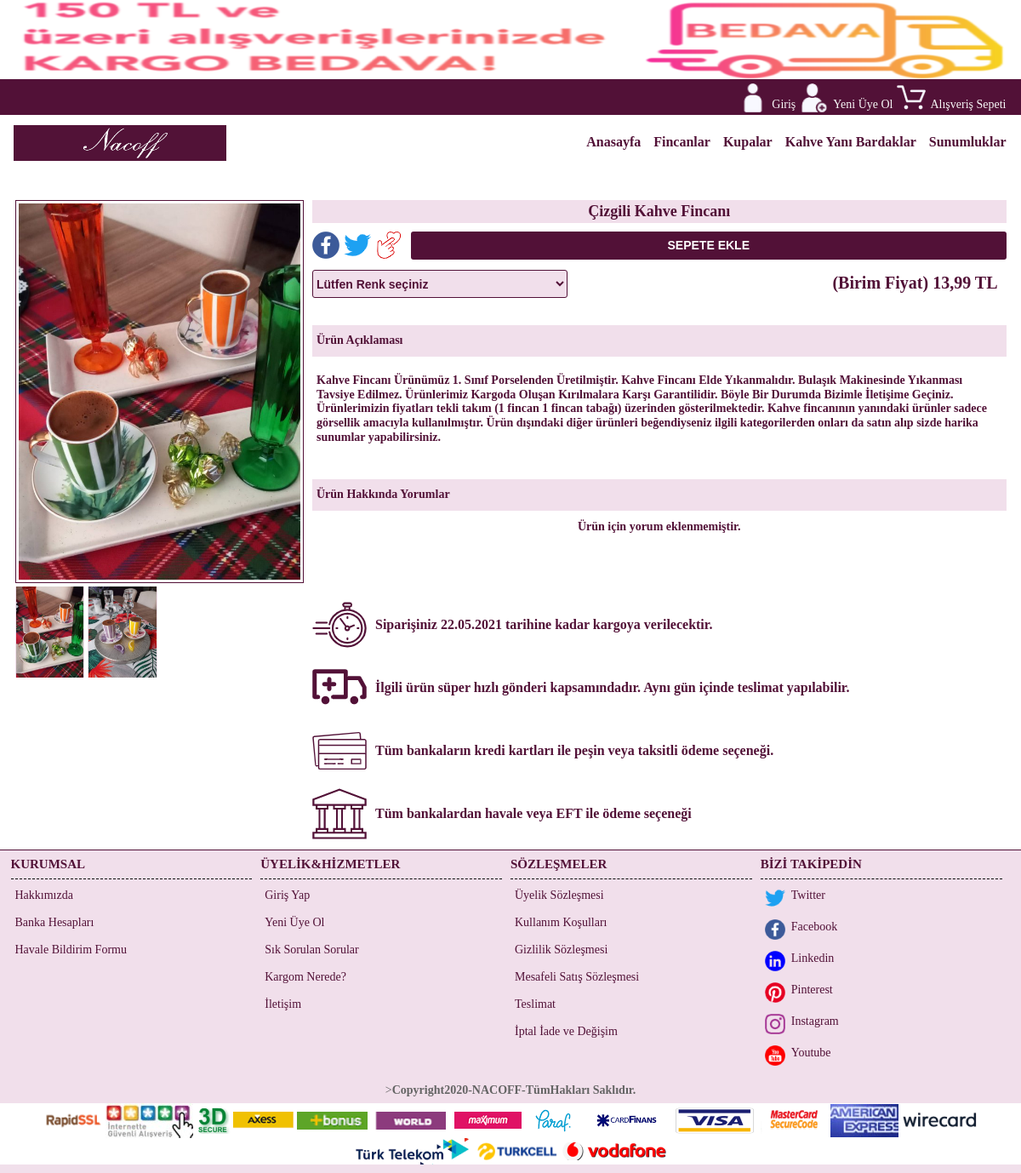
Screenshot of /index.php?sk=83&ID=39 with the database file from the repository.
### tables this page shows
CREATE TABLE `urunler` (
  `id` int(11) NOT NULL,
  `MenuId` int(11) NOT NULL,
  `UrunAdi` varchar(250) NOT NULL,
  `UrunFiyati` double NOT NULL,
  `ParaBirimi` varchar(250) NOT NULL,
  `UrunAciklamasi` text NOT NULL,
  `UrunResmiBir` varchar(250) NOT NULL,
  `UrunResmiIki` varchar(250) NOT NULL,
  `UrunResmiUc` varchar(250) NOT NULL,
  `UrunResmi4` varchar(250) NOT NULL,
  `Durumu` tinyint(1) NOT NULL,
  `ToplamSatisSayisi` int(10) NOT NULL,
  `ToplamSatisTutari` double NOT NULL,
  `GoruntulenmeSayisi` int(10) NOT NULL,
  `VaryantBasligi` varchar(50) NOT NULL,
  `KDVOrani` int(2) NOT NULL,
  `YorumSayisi` tinyint(1) NOT NULL,
  `ToplamYorumPuani` int(110) NOT NULL,
  `UrunTuru` varchar(100) NOT NULL,
  `KargoUcreti` double NOT NULL
);

CREATE TABLE `ayarlar` (
  `id` tinyint(1) NOT NULL,
  `SiteAdi` varchar(50) NOT NULL,
  `SiteTitle` varchar(60) NOT NULL,
  `SiteLinki` varchar(255) NOT NULL,
  `SiteDescription` text NOT NULL,
  `SiteKeywords` varchar(250) NOT NULL,
  `SiteCopyRightMetni` varchar(250) NOT NULL,
  `SiteLogo` varchar(50) NOT NULL,
  `SiteMail` varchar(50) NOT NULL,
  `SiteMailSifre` varchar(50) NOT NULL,
  `SiteHostAdresi` varchar(250) NOT NULL,
  `sosyal_link_face` varchar(200) NOT NULL,
  `sosyal_link_twit` varchar(200) NOT NULL,
  `sosyal_link_linked` varchar(200) NOT NULL,
  `sosyal_link_ins` varchar(200) NOT NULL,
  `sosyal_link_pint` varchar(200) NOT NULL,
  `sosyal_link_you` varchar(200) NOT NULL,
  `UsdKuru` double NOT NULL,
  `EuroKuru` double NOT NULL,
  `UcretsizKargoBaraji` double NOT NULL,
  `ClientID` varchar(100) NOT NULL,
  `StoreKey` varchar(100) NOT NULL,
  `ApiKullanicisi` varchar(100) NOT NULL,
  `ApiSifresi` varchar(100) NOT NULL
);

### index.php (the view, shortened to what the rows shown need)
<?php
  require_once("ayarlar/ayarlar.php");
  require_once("ayarlar/fonksiyonlar.php");
  if (isset($_REQUEST["sk"])) {
    $sayfakoduDegeri=sayiliIcerikleriFiltrele($_REQUEST["sk"]);
  }else{
    $sayfakoduDegeri=0;
  }
?>
<!DOCTYPE html>
<html lang="tr-TR">
<head>
	<link rel="stylesheet" type="text/css" href="ayarlar/style.css">
  <link rel="stylesheet" href="https://stackpath.bootstrapcdn.com/font-awesome/4.7.0/css/font-awesome.min.css">
</head>
<body>
  <div id="TumSayfaAlani">
<main>
               <?php
                 if((!$sayfakoduDegeri) or ($sayfakoduDegeri=="") or ($sayfakoduDegeri==0)){
                    include($sayfa[0]);
                 }else{
                     include($sayfa[$sayfakoduDegeri]);
                 }
                ?>
</main>
<footer>
  <div id="footerAltMetniAlani">
    <div id="footerAltMetniSinirlamaAlani">
      ><?php echo "<b>".DonusumleriGeriDondur($copyMetni)."</b>"; ?>
    </div>
  </div>
</footer>
</div>
</body>
</html>

### urundetay.php (shortened to what the rows shown need)
<?php
  if (isset($_GET["ID"])) {
  $gelenUrunId=sayiliIcerikleriFiltrele(guvenlik($_GET["ID"]));
  $UrunSorgusu=$baglan->prepare("SELECT * FROM urunler WHERE id=? AND Durumu=? LIMIT 1");
  $UrunSorgusu->execute([$gelenUrunId,1]);
  $urunSayisi=$UrunSorgusu->rowCount();
  $UrunSorgusuKaydi=$UrunSorgusu->fetch(PDO::FETCH_ASSOC);
  if ($urunSayisi>0) {
    $UrunTuru=$UrunSorgusuKaydi["UrunTuru"];
    if ($UrunTuru=="fincan") {
      $resimKlasoru="fincan";
    }elseif($UrunTuru=="kupa"){
      $resimKlasoru="kupa";
    }elseif($UrunTuru=="kahveyanibardak"){
      $resimKlasoru="kahveyanibardak";
    }elseif($UrunTuru=="sunumluk"){
      $resimKlasoru="sunumluk";
    }
    $urununFiyati=DonusumleriGeriDondur($UrunSorgusuKaydi["UrunFiyati"]);
    $urununBirimi=DonusumleriGeriDondur($UrunSorgusuKaydi["ParaBirimi"]);
    if ($urununBirimi=="USD") {
          $urunFiyatiTLCinsinden=$urununFiyati*$dolarKuru;
    }elseif ($urununBirimi=="EUR") {
          $urunFiyatiTLCinsinden=$urununFiyati*$EuroKuru;
    }else{
          $urunFiyatiTLCinsinden=$urununFiyati;
    }
?>
<div id="TamSayfaAlani">
  <div id="TamSayfaSinirlamaAlani">
    <div id="TamSayfaUrunDetayAlani">
      <div id="UrunDetayResimlerAlani">
        <div id="UrunDetayBuyukResimAlani">
          <div id="UrunDetayBuyukResimCercevesi">
            <img id="buyukResim" src="img/urunler/<?php echo $resimKlasoru;?>/<?php echo $UrunSorgusuKaydi["UrunResmiBir"]; ?>"  border="0">
          </div>
        </div>
        <div id="UrunDetayKucukResimlerAlani">
          <div id="UrunDetayKucukResimlerDengelemeAlani">
            <div class="UrunDetayKucukResimSinirlamaAlani">
              <div class="UrunDetayKucukResimCercevesi">
                  <img src="img/urunler/<?php echo $resimKlasoru;?>/<?php echo $UrunSorgusuKaydi["UrunResmiBir"]; ?>"  border="0" onClick="$.UrunDetayResmiDegistir('<?php echo $resimKlasoru; ?>', '<?php echo $UrunSorgusuKaydi["UrunResmiBir"]; ?>');">
              </div>
            </div>
            <div class="UrunDetayKucukResimSinirlamaAlani">
              <div class="UrunDetayKucukResimCercevesi">
                <?php if ($UrunSorgusuKaydi["UrunResmiIki"]!="") {
                ?>
                <img src="img/urunler/<?php echo $resimKlasoru;?>/<?php echo $UrunSorgusuKaydi["UrunResmiIki"]; ?>" border="0" onClick="$.UrunDetayResmiDegistir('<?php echo $resimKlasoru; ?>', '<?php echo $UrunSorgusuKaydi["UrunResmiIki"]; ?>');">
                <?php
                 }else{
                ?>
                   <div class="UrunDetayBosKucukResimCercevesi"></div>
                <?php
                 }
                ?>
              </div>
            </div>
       </div>
      </div>
    </div>
    <div id="UrunDetayIslemlerAlani">
      <div id="UrunBaslikAlani"><?php echo $UrunSorgusuKaydi["UrunAdi"]; ?></div>
      <form action="index.php?sk=90&ID=<?php echo $UrunSorgusuKaydi["id"]; ?>" method="post">
        <div id="UrunDetayPaylasFavoriEkleVeSepeteEkleAlani">
           <div id="UrunDetayFacedePaylasAlani">
             <a href="<?php echo DonusumleriGeriDondur($face); ?>" target="_blank"><img src="img/facebook.png"></a>
           </div>
           <div id="UrunDetayTwitterPaylasAlani">
             <a href="<?php echo DonusumleriGeriDondur($twit); ?>" target="_blank"><img src="img/twitter.png"></a>
           </div>
           <div id="UrunDetayFavoriyeEkleAlani">
              <?php
               if (isset($_SESSION["Kullanici"])){
              ?>
              <a href="index.php?sk=86&ID=<?php echo $UrunSorgusuKaydi["id"]; ?>"><img src="img/favori.png" border="0"></a>
              <?php }else{ ?>
              <a href="index.php?sk=31"><img src="img/favori.png" border="0"></a>
              <?php } ?>
           </div>
           <div id="UrunDetaySepeteEkleAlani">
             <input type="submit" value="SEPETE EKLE" id="UrunDetaySepeteEkleMetni">
           </div>
        </div>
        <div id="UrunDetayVaryantVeFiyatAlani">
           <div id="UrunDetayVaryantAlani">
             <select name="Varyant" class="FormSelectAlani">
                <option value=""> Lütfen <?php echo $UrunSorgusuKaydi["VaryantBasligi"]; ?> seçiniz </option>
              </select>
           </div>
           <div id="UrunDetayFiyatAlani">
             <div id="UrunDetayFiyatMetni">(Birim Fiyat)
             <?php echo fiyatBicimlendir($urunFiyatiTLCinsinden); ?> TL
             </div>
           </div>
        </div>
    </form>
    <div id="UrunDetayUrununAciklamaAlani">
      <div id="UrunDetayUrununAciklamaBaslikMetni">Ürün Açıklaması</div>
      <div id="UrunDetayUrununAciklamaIcerikMetni"><?php echo DonusumleriGeriDondur($UrunSorgusuKaydi["UrunAciklamasi"]); ?></div>
    </div>
    <div id="UrunDetayUrununAciklamaAlani">
      <div id="UrunDetayUrununAciklamaBaslikMetni">Ürün Hakkında Yorumlar </div>
      <?php
          $yorum_sorgusu=$baglan->prepare("SELECT * FROM yorumlar WHERE UrunId= ? ORDER BY YorumTarihi DESC");
          $yorum_sorgusu->execute([DonusumleriGeriDondur($UrunSorgusuKaydi["id"])]);
          $yorum_sayisi=$yorum_sorgusu->rowCount();
          $yorum_kayit=$yorum_sorgusu->fetchAll(PDO::FETCH_ASSOC);
          if ($yorum_sayisi>0) {
            foreach ($yorum_kayit as $key => $satir) {
            $yorumPuani=DonusumleriGeriDondur($satir["Puan"]);
            if ($yorumPuani==1) {
                             $yorumPuanResmi="yorumyildiz1.jpg";
            }elseif ($yorumPuani==2) {
                            $yorumPuanResmi="yorumyildiz2.jpg";
            }elseif ($yorumPuani==3) {
                             $yorumPuanResmi="yorumyildiz3.jpg";
            }elseif ($yorumPuani==4) {
                             $yorumPuanResmi="yorumyildiz4.jpg";
            }elseif ($yorumPuani==5) {
                             $yorumPuanResmi="yorumyildiz5.jpg";
            }
            $yorum_yapanUyeSorgusu=$baglan->prepare("SELECT * FROM uyeler WHERE id= ? LIMIT 1");
            $yorum_yapanUyeSorgusu->execute([DonusumleriGeriDondur($satir["UyeId"])]);
            $yorum_yapankişi_sayisi=$yorum_yapanUyeSorgusu->rowCount();
            $yorum_yapankisi_kaydi=$yorum_yapanUyeSorgusu->fetch(PDO::FETCH_ASSOC);
      ?>
      <div class="UrunDetayYorumAlani">
          <div class="YorumDetaylari"> <?php echo DonusumleriGeriDondur($satir["YorumMetni"]); ?> </div>
          <div class="UrunDetayYorumSahibiVeTarihi">
              <?php echo DonusumleriGeriDondur($yorum_yapankisi_kaydi["IsimSoyisim"]); ?>
              <?php echo tarihBul(DonusumleriGeriDondur($satir["YorumTarihi"])); ?>
          </div>
          <div class="HesabimYorumYapResimAlani"><img src="img/<?php echo $yorumPuanResmi; ?>" border="0"></div>
      </div>
      <?php
          }
          }else{
      ?>
      <div class="BilgiAciklamaAlani">Ürün için yorum eklenmemiştir.</div>
      <?php
          }
      ?>
    </div>
    <div class="UrunDetayKargoBilgiAlani">
       <div class="UrunDetayKargoBilgiResimAlani"><img src="img/zaman.png" border="0"></div>
       <div class="UrunDetayKargoBilgiMetinAlani">
         Siparişiniz <?php echo UcGunIleriTarihBul(); ?> tarihine kadar kargoya verilecektir.
       </div>
     </div>
     <div class="UrunDetayHizliBilgiAlani">
       <div class="UrunDetayHizliBilgiResimAlani"><img src="img/hızlısevkiyat.png" border="0"></div>
       <div class="UrunDetayHizliMetinAlani">
         İlgili ürün süper hızlı gönderi kapsamındadır. Aynı gün içinde teslimat yapılabilir.
       </div>
     </div>
     <div class="UrunDetayKrediBilgiAlani">
       <div class="UrunDetayKrediBilgiResimAlani"><img src="img/urundetaykredi.png" border="0"></div>
       <div class="UrunDetayKrediBilgiMetinAlani">
         Tüm bankaların kredi kartları ile peşin veya taksitli ödeme seçeneği.
       </div>
     </div>
     <div class="UrunBankaDetayBilgiAlani">
       <div class="UrunDetayBankaBilgiResimAlani"><img src="img/urundetaybank.png" border="0"></div>
       <div class="UrunDetayBankaBilgiMetinAlani">
         Tüm bankalardan havale veya EFT ile ödeme seçeneği
       </div>
     </div>
    </div>
    </div>
  </div>
</div>
<?php
    }else{
    header("Location:index.php");
    exit();
    }
 }else{
   header("Location:index.php");
   exit();
 }
?>

### rows the page displays
urunler: UrunTuru+UrunResmiBir (picture), UrunTuru+UrunResmiIki (picture), UrunAdi "Çizgili Kahve Fincanı", UrunFiyati "13,99", UrunAciklamasi "Kahve Fincanı Ürünümüz 1. Sınıf Porselenden Üretilmiştir. Kahve Fincanı Elde Yıkanmalıdır. Bulaşık Makinesinde Yıkanması Tavsiye Edilmez. Ürünlerimiz Kargoda Oluşan Kırılmalara Karşı Garantilidir. Böyle Bir Durumda Bizimle İletişime Geçiniz. Ürünlerimizin fiyatları tekli takım (1 fincan 1 fincan tabağı) üzerinden gösterilmektedir. Kahve fincanının yanındaki ürünler sadece görsellik amacıyla kullanılmıştır. Ürün dışındaki diğer ürünleri beğendiyseniz ilgili kategorilerden onları da satın alıp sizde harika sunumlar yapabilirsiniz."
ayarlar: SiteCopyRightMetni "Copyright2020-NACOFF-TümHakları Saklıdır."

### other values shown
UcGunIleriTarihBul() "22.05.2021"
